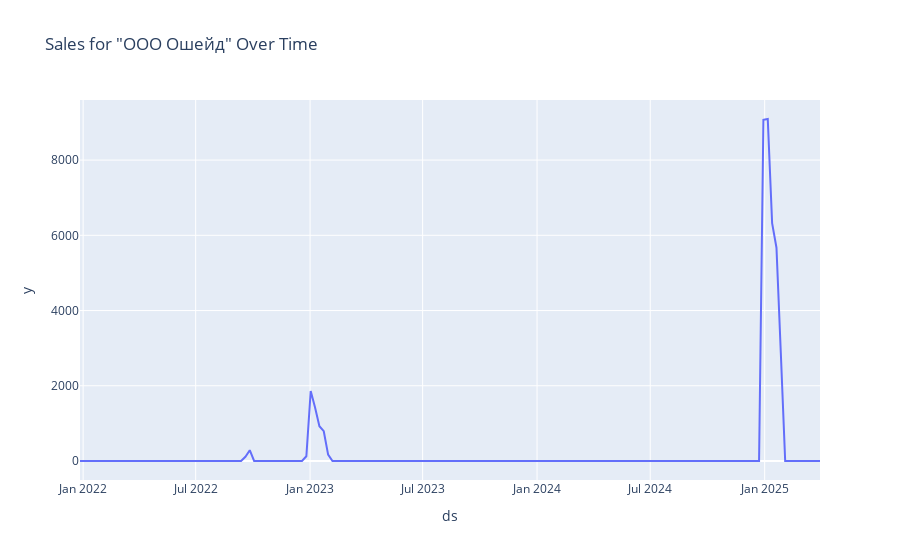
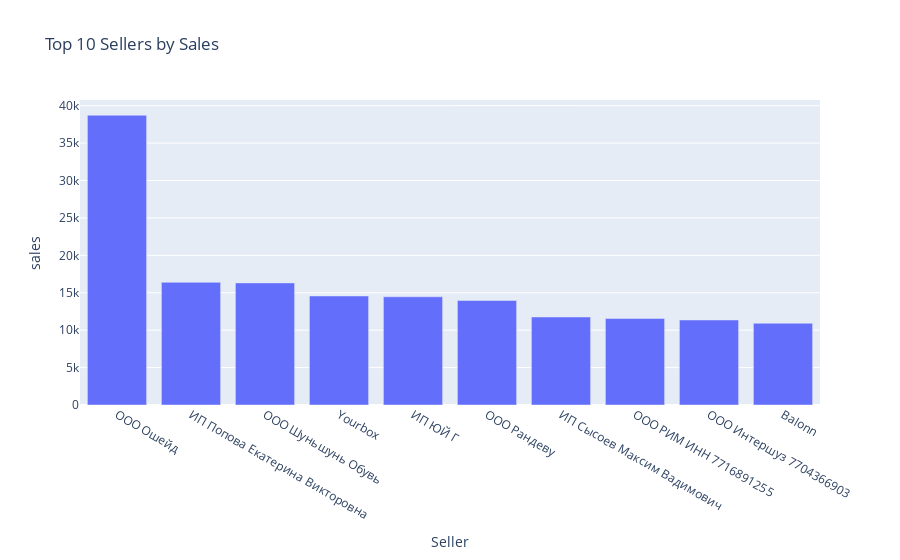

The notebook cell saved with these charts, in order:
### Code cell
# Example interactive sales plot for one seller
fig = px.line(seller_df, x='ds', y='y', title='Sales for "ООО Ошейд" Over Time')
fig.show()

# Interactive plot for competition analysis
fig2 = px.bar(seller_stats.head(10), x='Seller', y='sales', title='Top 10 Sellers by Sales')
fig2.show()

# Exporting forecasted values to CSV
forecast.to_csv('forecast_sales_seller_a.csv', index=False)

# Saving the XGBoost model
import joblib
joblib.dump(model_xgb, 'xgboost_model.pkl')

### Figure 1 — Plotly figure (JSON) as saved in the notebook; plotly's stock layout.template omitted (floating-point values rounded to 4 significant figures; data arrays with more than 128 entries replaced by an {"elided": "..."} marker saying what was removed)
{"data": [{"hovertemplate": "ds=%{x}<br>y=%{y}<extra></extra>", "legendgroup": "", "line": {"color": "#636efa", "dash": "solid"}, "marker": {"symbol": "circle"}, "mode": "lines", "name": "", "orientation": "v", "showlegend": false, "type": "scatter", "x": {"elided": "158 str values"}, "xaxis": "x", "y": {"elided": "158 int values"}, "yaxis": "y"}], "layout": {"legend": {"tracegroupgap": 0}, "title": {"text": "Sales for \"ООО Ошейд\" Over Time"}, "xaxis": {"anchor": "y", "domain": [0, 1], "title": {"text": "ds"}}, "yaxis": {"anchor": "x", "domain": [0, 1], "title": {"text": "y"}}}}

### Figure 2 — Plotly figure (JSON) as saved in the notebook; plotly's stock layout.template omitted (floating-point values rounded to 4 significant figures)
{"data": [{"hovertemplate": "Seller=%{x}<br>sales=%{y}<extra></extra>", "legendgroup": "", "marker": {"color": "#636efa", "pattern": {"shape": ""}}, "name": "", "orientation": "v", "showlegend": false, "textposition": "auto", "type": "bar", "x": ["ООО Ошейд", "ИП Попова Екатерина Викторовна", "ООО Шуньшунь Обувь", "Yourbox", "ИП ЮЙ Г", "ООО Рандеву", "ИП Сысоев Максим Вадимович", "ООО РИМ ИНН 7716891255", "ООО Интершуз 7704366903", "Balonn"], "xaxis": "x", "y": [38721, 16395, 16320, 14571, 14460, 13965, 11765, 11556, 11365, 10926], "yaxis": "y"}], "layout": {"barmode": "relative", "legend": {"tracegroupgap": 0}, "title": {"text": "Top 10 Sellers by Sales"}, "xaxis": {"anchor": "y", "domain": [0, 1], "title": {"text": "Seller"}}, "yaxis": {"anchor": "x", "domain": [0, 1], "title": {"text": "sales"}}}}
